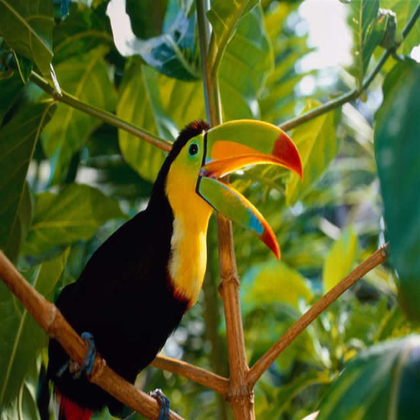
%> input picture Images/bird.bmp, 420 x 420 px, shrunk from 512 x 512 before the run
$ octave main.m   (GNU Octave 9; MATLAB toolbox functions it lacks are replaced by stand-ins)
%> lines starting %> are read from the running program, lines starting %| are printed output that depends on the picture
%> further down, image is the input picture: size 420x420x3 uint8; mean R, G, B 88.3, 99, 41.7
### simpleJPEGcomp.m
function [output, ratio] = simpleJPEGcomp(imagePix, compressionFactor)
%> called with compressionFactor = 20
%-----------
%First of all we need to check the validity of the input parameters; in
%particular if the first input parameter is a 8 bit image and if the second
%one is a positive number; all the quality parameters exceeding 100 would
%be counted as the maximum, so we don't need an report an error.
%-----------
if (nargin < 2)
    error("Not enough parameters");
end
if (~isa(imagePix, 'uint8'))
    error("The input must be a 8 bit image");
end
if (nargin == 2 && compressionFactor <= 0)
    error("Compression factor must be greater than zero");
end
%-----------
%Here we need to zero-pad the image if the dimension of rows and columns is not
%a integer multiple of 8. This portion would be removed at the end of the
%computation
%-----------
[height, width, ~] = size(imagePix);
%> height = 420; width = 420
rows = height;
%> rows = 420
cols = width;
%> cols = 420

if (mod(rows, 8)~= 0)
    pad = 8 - rem(rows, 8);
%> pad = 4
    matrixPad = zeros(pad, cols, 3);
    imagePix = [imagePix; matrixPad];
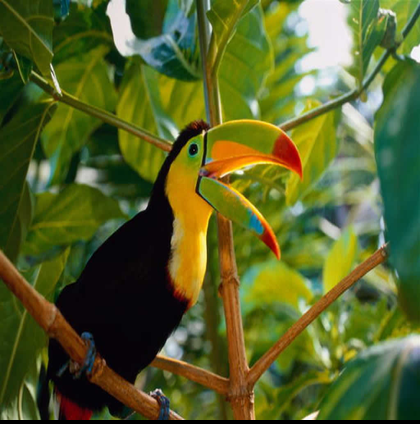
%> imagePix: size 424x420x3 uint8; mean R, G, B 87.5, 98, 41.3
    rows = size(imagePix, 1);
%> rows = 424
end
if (mod(cols, 8)~= 0)
    pad = 8 - rem(cols, 8);
    matrixPad = zeros(rows, pad, 3);
    imagePix = [imagePix matrixPad];
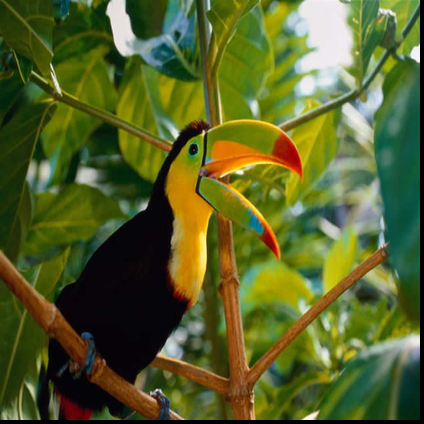
%> imagePix: size 424x424x3 uint8; mean R, G, B 86.6, 97.1, 40.9
    cols = size(imagePix, 2);
%> cols = 424
end
%-----------
% As we've seen from the theory, the first step of the algorithm is to
% convert the RGB components into the YUV/YCbCr ones. There's a method in
% Matlab to do so, otherwise I would implement the conversion manually
%(since is just a linear conversion). We also need to subtract the value
%128 in order to "normalize" the levels.
%Normally, we should include a check on the number of channels in order to
%understand if the image is colored of B&W; in the second case of course
%there's no need of the YUV conversion. By the way, the assignment
%specified to develope a JPEG like approach with colored images, and for
%this reason we don't check anything.
%We also calculate the number of bits in the original image in order to
%compute the compression ratio
%-----------
if (size(imagePix) ~= 3)
    error("You must use a RGB image");
end

imagePix = uint8(imagePix);

%> the run ends on the next line
imageBitstream = de2bi(imagePix);
uncompressedBitstream = numel(imageBitstream);

YCbCrConv = rgb2ycbcr(imagePix);
Y = YCbCrConv(:,:,1);
Cb = YCbCrConv(:,:,2);
Cr = YCbCrConv(:,:,3);

Y = double(Y) - 128;
Cb = double(Cb) - 128;
Cr = double(Cr) - 128;
%-----------
%We need to manually insert Quantization Tables for the luminance and the
%chrominance components. We would use the recommended ones for JPEG
%standard
%-----------
Qchroma = [...
    17 18 24 47 99 99 99 99;
    18 21 26 66 99 99 99 99;
    24 26 56 99 99 99 99 99;
    47 66 99 99 99 99 99 99;
    99 99 99 99 99 99 99 99;
    99 99 99 99 99 99 99 99;
    99 99 99 99 99 99 99 99;
    99 99 99 99 99 99 99 99];

Qlum = [...
    16 11 10 16 24 40 51 61;
    12 12 14 19 26 58 60 55;
    14 13 16 24 40 57 69 56;
    14 17 22 29 51 87 80 62;
    18 22 37 56 68 109 103 77;
    24 36 55 64 81 104 113 92;
    49 64 78 87 103 121 120 101;
    72 92 95 98 112 100 103 99];
%-----------
%We need to rescale proportionally to the compression factor given in input;
%as we've mentioned in the theory part of the report, we need to strengthen the two
%quantization matrices. Searching on the web the percentage associated to a
%the qualities (not the compressions), I've found that: >90% is considered max quality, from 80 to
%90% is high quality, 45-60% is medium quality and <45% typically low and
%very low quality image. In any case, we just put a cup on the compression
%factor (when it's over 100%) and we just converted the compression factor
%in order to fit it with the JPEG standard
%-----------
if compressionFactor > 100
    compressionFactor = 100;
end

quality = 1/compressionFactor;

Qchroma = round(Qchroma .* (quality*100));
Qlum = round(Qlum .* (quality*100));
%-----------
%The next step is to apply DCT after the 8x8 sub-block split. In order to
%do so, we would use the method blockproc offeded by Matlab; by definition,
%this method processes the input by applying a specific function to each
%distinct block of size [m n] and concatenating the results into the output.
%The function in our case wuold be "dct2", 2-D cosine transform, offered as
%well by Matlab.
%-----------
dct = @(block_struct) dct2(block_struct.data);

YDct = blockproc(Y, [8,8], dct);
CbDct = blockproc(Cb, [8,8], dct);
CrDct = blockproc(Cr, [8,8], dct);
%-----------
%Now we need to quantize the blocks thorugh the quantization tables. We
%would use the first approach described in the theory part of the report,
%so we take the division through the obtained DCT coefficient, add 0.5 and
%floor the result. As it was already mention, another approach consists in
%just round the first division.
%-----------
coeffY = @(block_struct) floor((block_struct.data ./ Qlum) + 0.5);
coeffC = @(block_struct) floor((block_struct.data ./ Qchroma) + 0.5);

quantY = blockproc(YDct, [8 8], coeffY);
quantCb = blockproc(CbDct, [8 8], coeffC);
quantCr = blockproc(CrDct, [8 8], coeffC);

[rowsQY, colsQY, ~] = size(quantY);
[rowsQCb, colsQCb, ~] = size(quantCb);
[rowsQCr, colsQCr, ~] = size(quantCr);
%-----------
%Now we need to encode our function using the Huffman coding procedure.
%We need to create the dictionary first, then to encode our blocks; we've
%used the method "hist" offered by Matlab, that allow us to calculate the
%symbol percentage in order to create the dictionary necessary to the
%huffman decoding procedure. We just code and decode each block without
%using blockproc (that give us many errors in this part (probably due to
%the implementation technique not offered by matlab) but just using rows
%and columns.
%We also calculate the number of bits used at the end of the encoding
%procedure in order to compute the compression ratio
%-----------
decodedY = zeros(rowsQY, colsQY);
decodedCb = zeros(rowsQCr, colsQCr);
decodedCr = zeros(rowsQCb, colsQCb);

bitstreamY = 0;
bitstreamCb = 0;
bitstreamCr = 0;

for i = 1:8:rowsQY
    for j = 1:8:colsQY
        block = quantY(i:i+7, j:j+7);
        [codeY, dictY, bitsY] = simpleHuffman(block);
        bitstreamY = bitsY + bitstreamY;
        decodedY(i:i+7, j:j+7) = simpleDecHuffman(codeY, dictY);
    end
end

for i = 1:8:rowsQCb
    for j = 1:8:colsQCb
        block = quantCb(i:i+7, j:j+7);
        [codeCb, dictCb, bitsCb] = simpleHuffman(block);
        bitstreamCb = bitstreamCb + bitsCb;
        decodedCb(i:i+7, j:j+7) = simpleDecHuffman(codeCb, dictCb);
    end
end

for i = 1:8:rowsQCr
    for j = 1:8:colsQCr
        block = quantCr(i:i+7, j:j+7);
        [codeCr, dictCr, bitsCr] = simpleHuffman(block);
        bitstreamCr = bitstreamCr + bitsCr;
        decodedCr(i:i+7, j:j+7) = simpleDecHuffman(codeCr, dictCr);
    end
end

compressedBitstream = bitstreamY + bitstreamCb + bitstreamCr;
%-----------
%After the Huffman coding and decoding procedure, we need to dequantize our
%blocks; we just need to re-multiply the decoded matrix by the two initial
%matrix of luminance e chrominance.
%-----------
decoeffY = @(block_struct) (block_struct.data .* Qlum);
decoeffC = @(block_struct) (block_struct.data .* Qchroma);

dequantY = blockproc(decodedY,[8 8], decoeffY);
dequantCb = blockproc(decodedCb,[8 8], decoeffC);
dequantCr = blockproc(decodedCr,[8 8], decoeffC);
%-----------
%The second to last step is to perform the inverse DCT on each block using
%blocproc once again.
%-----------
idct = @(block_struct) idct2(block_struct.data);

idctY = blockproc(dequantY, [8 8], idct);
idctCb = blockproc(dequantCb, [8 8], idct);
idctCr = blockproc(dequantCr, [8 8], idct);
%-----------
%The very last step of our work are the shift level and the color space
%conversion, with the suitable adjustment on the size; we also output the
%final compression ratio of the image
%-----------
idctY = idctY + 128;
idctCb = idctCb + 128;
idctCr = idctCr + 128;

image(:, :, 1) = idctY;
image(:, :, 2) = idctCb;
image(:, :, 3) = idctCr;
image = uint8(image);
output = ycbcr2rgb(image);

ratio = compressionRatio(uncompressedBitstream, compressedBitstream);

if (rows ~= height || cols ~= width)
    output = output(1:height, 1:width, :);
end
end

### main.m
close all;
clear;
clc;
%-----------
%Here we just run our program making a comparison with the two
%implementations; note that just giving a compression factor equal to 5 we
%seriously compromise the image quality, in particular with the second
%image. After 30, we've seriuos difficulties to understand what the image
%is. After 50 is almost impossible.
%Notice that having a "zero" compression doesn't mean we're having a
%lossless procedure
%-----------
image = imread('Images/bird.bmp');
%-----------
[simpleCompressedImage, simplecompressionRatio] = simpleJPEGcomp(image, 20);

$ run again, with Images/baboon.bmp copied over Images/bird.bmp
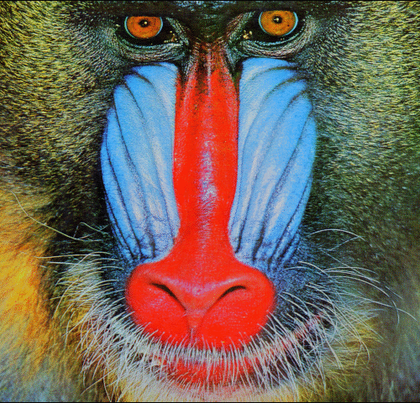
%> input picture Images/baboon.bmp, 420 x 403 px, shrunk from 500 x 480 before the run
%> image is the input picture: size 403x420x3 uint8; mean R, G, B 113.1, 100.4, 88.7
%> in simpleJPEGcomp, `imagePix = [imagePix; matrixPad];`:
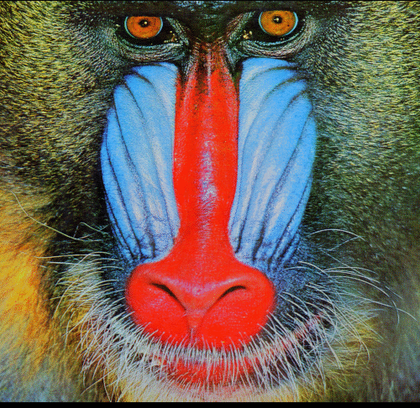
%> imagePix: size 408x420x3 uint8; mean R, G, B 111.7, 99.2, 87.6
%> in simpleJPEGcomp, `imagePix = [imagePix matrixPad];`:
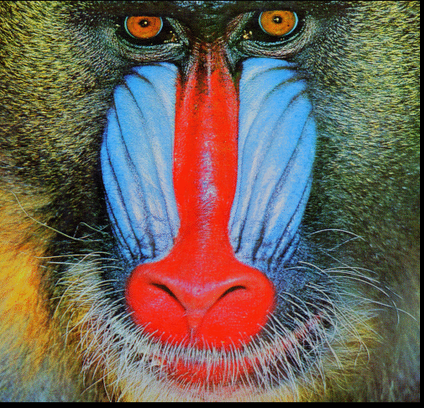
%> imagePix: size 408x424x3 uint8; mean R, G, B 110.6, 98.2, 86.8

$ run again, with Images/flowers.bmp copied over Images/bird.bmp
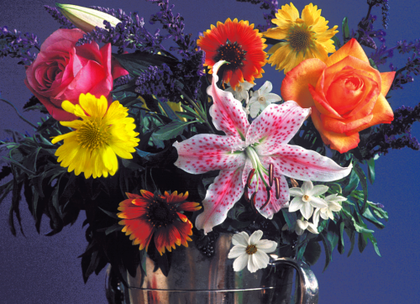
%> input picture Images/flowers.bmp, 420 x 304 px, shrunk from 500 x 362 before the run
%> image is the input picture: size 304x420x3 uint8; mean R, G, B 99.8, 76.9, 83.7
%> in simpleJPEGcomp, `imagePix = [imagePix matrixPad];`:
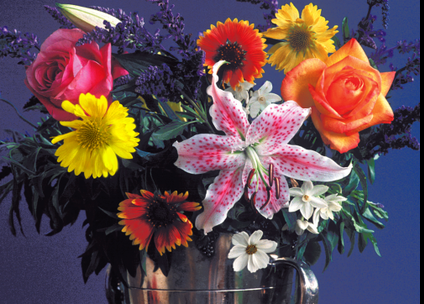
%> imagePix: size 304x424x3 uint8; mean R, G, B 98.9, 76.2, 82.9
